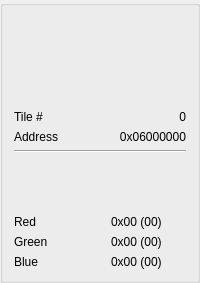
<?xml version="1.0" encoding="UTF-8"?>
<ui version="4.0">
 <class>AssetTile</class>
 <widget class="QGroupBox" name="AssetTile">
  <property name="sizePolicy">
   <sizepolicy hsizetype="Fixed" vsizetype="Preferred">
    <horstretch>0</horstretch>
    <verstretch>0</verstretch>
   </sizepolicy>
  </property>
  <property name="windowTitle">
   <string>AssetTile</string>
  </property>
  <property name="title">
   <string/>
  </property>
  <layout class="QVBoxLayout" name="verticalLayout">
   <item alignment="Qt::AlignHCenter">
    <widget class="QGBA::Swatch" name="preview" native="true">
     <property name="minimumSize">
      <size>
       <width>87</width>
       <height>87</height>
      </size>
     </property>
    </widget>
   </item>
   <item>
    <layout class="QHBoxLayout" name="horizontalLayout">
     <item>
      <widget class="QLabel" name="label">
       <property name="text">
        <string>Tile #</string>
       </property>
      </widget>
     </item>
     <item>
      <widget class="QLabel" name="tileId">
       <property name="text">
        <string>0</string>
       </property>
       <property name="alignment">
        <set>Qt::AlignRight|Qt::AlignTrailing|Qt::AlignVCenter</set>
       </property>
       <property name="textInteractionFlags">
        <set>Qt::LinksAccessibleByMouse|Qt::TextSelectableByMouse</set>
       </property>
      </widget>
     </item>
    </layout>
   </item>
   <item>
    <layout class="QHBoxLayout" name="horizontalLayout_2">
     <item>
      <widget class="QLabel" name="label_3">
       <property name="text">
        <string>Address</string>
       </property>
      </widget>
     </item>
     <item>
      <widget class="QLabel" name="address">
       <property name="text">
        <string>0x06000000</string>
       </property>
       <property name="alignment">
        <set>Qt::AlignRight|Qt::AlignTrailing|Qt::AlignVCenter</set>
       </property>
       <property name="textInteractionFlags">
        <set>Qt::LinksAccessibleByMouse|Qt::TextSelectableByMouse</set>
       </property>
      </widget>
     </item>
    </layout>
   </item>
   <item>
    <widget class="Line" name="line">
     <property name="orientation">
      <enum>Qt::Horizontal</enum>
     </property>
    </widget>
   </item>
   <item alignment="Qt::AlignHCenter">
    <widget class="QGBA::Swatch" name="color" native="true">
     <property name="sizePolicy">
      <sizepolicy hsizetype="Preferred" vsizetype="Preferred">
       <horstretch>0</horstretch>
       <verstretch>0</verstretch>
      </sizepolicy>
     </property>
     <property name="minimumSize">
      <size>
       <width>50</width>
       <height>50</height>
      </size>
     </property>
    </widget>
   </item>
   <item>
    <layout class="QHBoxLayout" name="horizontalLayout_3">
     <item>
      <layout class="QVBoxLayout" name="verticalLayout_9">
       <item>
        <widget class="QLabel" name="label_4">
         <property name="text">
          <string>Red</string>
         </property>
        </widget>
       </item>
       <item>
        <widget class="QLabel" name="label_5">
         <property name="text">
          <string>Green</string>
         </property>
        </widget>
       </item>
       <item>
        <widget class="QLabel" name="label_6">
         <property name="text">
          <string>Blue</string>
         </property>
        </widget>
       </item>
      </layout>
     </item>
     <item>
      <layout class="QVBoxLayout" name="verticalLayout_10">
       <property name="leftMargin">
        <number>8</number>
       </property>
       <item>
        <widget class="QLabel" name="r">
         <property name="text">
          <string>0x00 (00)</string>
         </property>
        </widget>
       </item>
       <item>
        <widget class="QLabel" name="g">
         <property name="text">
          <string>0x00 (00)</string>
         </property>
        </widget>
       </item>
       <item>
        <widget class="QLabel" name="b">
         <property name="text">
          <string>0x00 (00)</string>
         </property>
        </widget>
       </item>
      </layout>
     </item>
    </layout>
   </item>
  </layout>
 </widget>
 <customwidgets>
  <customwidget>
   <class>QGBA::Swatch</class>
   <extends>QWidget</extends>
   <header>Swatch.h</header>
   <container>1</container>
  </customwidget>
 </customwidgets>
 <resources/>
 <connections/>
</ui>
